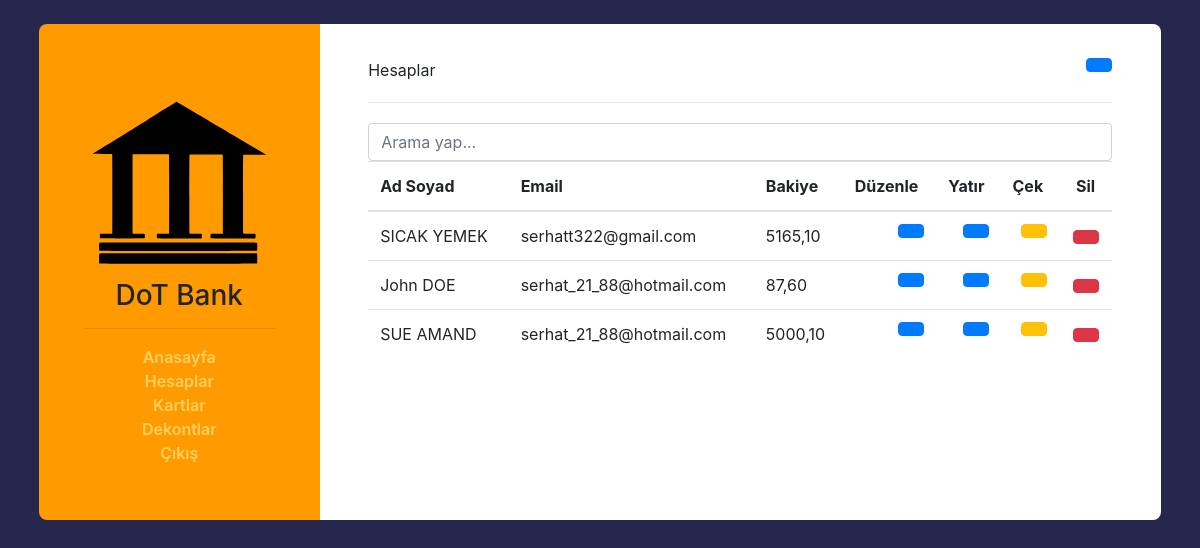
/user/ (signed in), run on an earlier commit of the app's database.
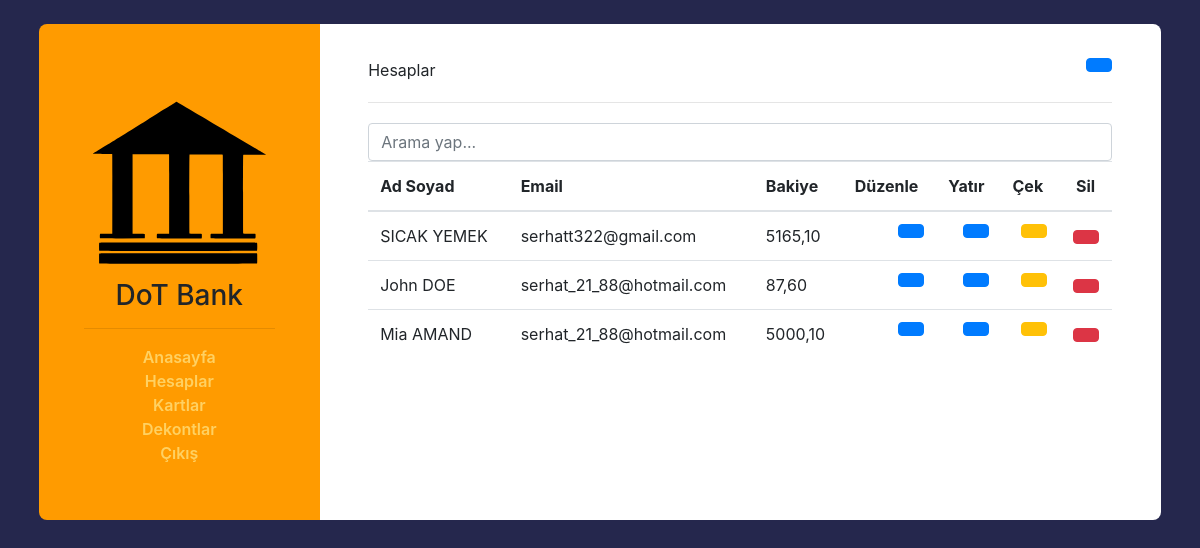
And on a later commit of the database.
### model/__init__.py (models this page shows)
class User(db.Model):
    id = db.Column(db.Integer, primary_key=True, unique=True, autoincrement=True)
    name = db.Column(db.Text)
    surname = db.Column(db.Text)
    email = db.Column(db.Text)
    amount = db.Column(db.Integer)
    createddate = db.Column(db.Text, default=getdate())

### controller/homeController.py (the view, shortened to what this page needs)
@backend.route("/user/", methods=["GET", "POST"])
def user():
    if session.get("login", ""):
        users = userEvents.viewall()
        return render_template("user.html", users=users, amountformat=userEvents.amountformatter)
    else:
        return redirect(url_for(".login"))

### model/userEvents.py (called while the page is built)
def viewall(): return User.query.all()

def amountformatter(amount):
    stramount = str(amount)
    if len(stramount) < 3:
        return "0," + stramount[len(stramount) - 2] + "" + stramount[len(stramount) - 1]
    return stramount[0:len(stramount)-2]+"," + stramount[len(stramount)-2] + "" + stramount[len(stramount)-1]

### templates/user.html (shortened to what this page needs)
{% extends "layout.html"%}
{% block body %}
<div class="col-md-12">
  Hesaplar
  <button type="button" class="btn btn-primary btn-rounded btn-icon float-right" data-toggle="modal" data-target="#adduser">
  </button>
</div>
<div class="col-md-12">
  <hr style="margin-top: 20px; margin-bottom: 20px;"/>
</div>
<div class="mst-form col-md-12">
    <input class="form-control" id="filterinput" type="text" placeholder="Arama yap...">
    {% if users == [] %}
        <div class="alert alert-warning">Kayıt yok</div>
    {% else %}
    <div class="table-responsive table-hover">
        <table class="table">
            <thead>
                <tr>
                    <th>Ad Soyad</th>
                    <th>Email</th>
                    <th>Bakiye</th>
                    <th>Düzenle</th>
                    <th>Yatır</th>
                    <th>Çek</th>
                    <th><center>Sil</center></th>
                </tr>
            </thead>
            <tbody id="filtertable">
            {% for user in users %}
                <tr>
                    <td>{{ user.name + " " + user.surname }}</td>
                    <td>{{ user.email }}</td>
                    <td>{{ amountformat(user.amount) }}</td>
                    <td>
                        <center>
                            <button type="button" class="btn btn-primary btn-rounded btn-icon float-right" data-toggle="modal" data-target="#update{{user.id}}">
                            </button>
                        </center>
                    </td>
                    <td>
                        <center>
                            <button type="button" class="btn btn-primary btn-rounded btn-icon float-right" data-toggle="modal" data-target="#deposit{{user.id}}">
                            </button>
                        </center>
                    </td>
                    <td>
                        <center>
                            <button type="button" class="btn btn-warning btn-rounded btn-icon float-right" data-toggle="modal" data-target="#withdraw{{user.id}}">
                            </button>
                        </center>
                    </td>
                    <td>
                        <center>
                            <form action="{{url_for('.user')}}" method="POST">
                                <button type="submit" name="event" value="deleteuser" class="btn btn-danger btn-rounded">
                                </button>
                            </form>
                        </center>
                    </td>
                </tr>
          </div>
      {% endfor %}
  </div>
{% endif %}
</div>
{% endblock %}

### templates/layout.html (shortened to what this page needs)
<!DOCTYPE html>
<html lang="tr"><head>
    <link rel="stylesheet" href="https://maxcdn.bootstrapcdn.com/bootstrap/4.0.0/css/bootstrap.min.css">
  <link rel="stylesheet" href="{{ url_for('static', filename='student.css') }}"/>
    <link rel="stylesheet" href="https://cdnjs.cloudflare.com/ajax/libs/MaterialDesign-Webfont/5.8.55/css/materialdesignicons.min.css" />
</head>
<body>
  <div class="container contact">
	<div class="row">
		<div class="col-md-3">
			<div class="mst-info">
				<img class="img-fluid mx-auto d-block rounded" src="{{ url_for('static', filename='img/') }}bank.svg" alt="image">
				<h3 class="text-center">DoT Bank</h3>
                <hr>
                {% if session.get("login", "") %}
                <ul class="mylist">
                  <li><a href="{{url_for('.home')}}">Anasayfa</a></li>
                  <li><a href="{{url_for('.user')}}">Hesaplar</a></li>
                  <li><a href="{{url_for('.card')}}">Kartlar</a></li>
                  <li><a href="{{url_for('.receipt')}}">Dekontlar</a></li>
                  <li><a href="{{ url_for('.logout') }}">Çıkış</a></li>
                </ul>
                {% endif %}
			</div>
		</div>
		<div class="col-md-9">
          {% block body%}
          {%endblock%}
</body>
</html>

### static/student.css (style rules this page uses)
body { background-color: #25274d; }
.mylist { flex-direction: column; padding-left: 0; margin-bottom: 10px; list-style-type: none; font-weight: 600; text-align: center; }
a { color: #ffd162; }
.contact { padding: 2%; height: auto; }
.col-md-3 { background: #ff9b00; padding: 4%; border-top-left-radius: 0.5rem; border-bottom-left-radius: 0.5rem; }
.mst-info { margin-top:10%; }
.col-md-9 { background: #fff; padding: 3%; border-top-right-radius: 0.5rem; border-bottom-right-radius: 0.5rem; }

What changed in the data, as far as the page shows it:
changed User: name+surname "SUE AMAND" → "Mia AMAND"
